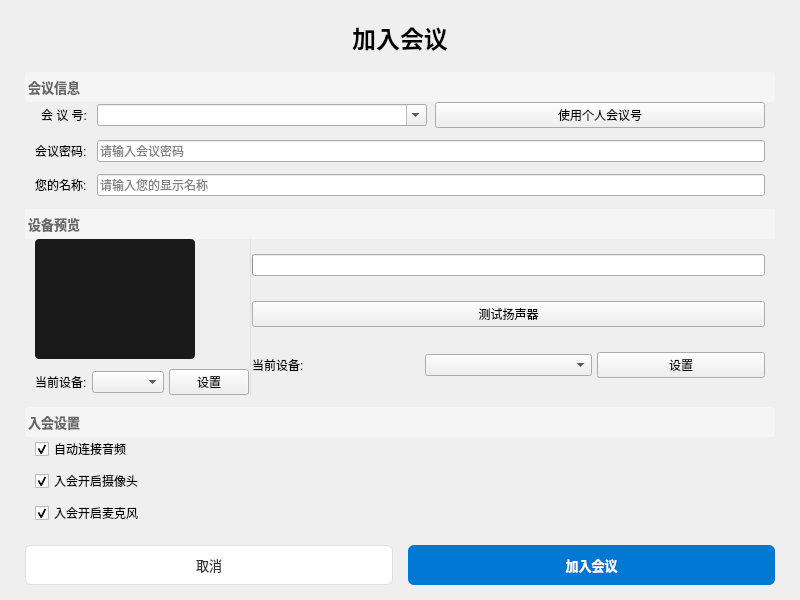
<?xml version="1.0" encoding="UTF-8"?>
<ui version="4.0">
 <class>JoinMeeting</class>
 <widget class="QWidget" name="JoinMeeting">
  <property name="geometry">
   <rect>
    <x>0</x>
    <y>0</y>
    <width>800</width>
    <height>600</height>
   </rect>
  </property>
  <property name="minimumSize">
   <size>
    <width>800</width>
    <height>600</height>
   </size>
  </property>
  <property name="maximumSize">
   <size>
    <width>800</width>
    <height>600</height>
   </size>
  </property>
  <property name="windowTitle">
   <string>加入会议</string>
  </property>
  <layout class="QVBoxLayout" name="mainLayout">
   <property name="spacing">
    <number>0</number>
   </property>
   <property name="leftMargin">
    <number>0</number>
   </property>
   <property name="topMargin">
    <number>0</number>
   </property>
   <property name="rightMargin">
    <number>0</number>
   </property>
   <property name="bottomMargin">
    <number>0</number>
   </property>
   <item>
    <widget class="QScrollArea" name="scrollArea">
     <property name="frameShape">
      <enum>QFrame::Shape::NoFrame</enum>
     </property>
     <property name="widgetResizable">
      <bool>true</bool>
     </property>
     <widget class="QWidget" name="scrollAreaWidgetContents">
      <property name="geometry">
       <rect>
        <x>0</x>
        <y>0</y>
        <width>800</width>
        <height>535</height>
       </rect>
      </property>
      <layout class="QVBoxLayout" name="scrollLayout">
       <property name="spacing">
        <number>0</number>
       </property>
       <property name="leftMargin">
        <number>25</number>
       </property>
       <property name="topMargin">
        <number>20</number>
       </property>
       <property name="rightMargin">
        <number>25</number>
       </property>
       <property name="bottomMargin">
        <number>10</number>
       </property>
       <item>
        <spacer name="topSpacer">
         <property name="orientation">
          <enum>Qt::Orientation::Vertical</enum>
         </property>
         <property name="sizeHint" stdset="0">
          <size>
           <width>0</width>
           <height>0</height>
          </size>
         </property>
        </spacer>
       </item>
       <item>
        <widget class="QLabel" name="titleLabel">
         <property name="font">
          <font>
           <pointsize>18</pointsize>
           <bold>true</bold>
          </font>
         </property>
         <property name="text">
          <string>加入会议</string>
         </property>
         <property name="alignment">
          <set>Qt::AlignmentFlag::AlignCenter</set>
         </property>
        </widget>
       </item>
       <item>
        <spacer name="afterTitleSpacer">
         <property name="orientation">
          <enum>Qt::Orientation::Vertical</enum>
         </property>
         <property name="sizeHint" stdset="0">
          <size>
           <width>20</width>
           <height>20</height>
          </size>
         </property>
        </spacer>
       </item>
       <item>
        <widget class="QLabel" name="meetingInfoGroupLabel">
         <property name="font">
          <font>
           <pointsize>10</pointsize>
           <bold>true</bold>
          </font>
         </property>
         <property name="styleSheet">
          <string notr="true">QLabel {
    background-color: #f5f5f5;
    color: #666666;
    padding: 5px 15px 5px 0px;
    border-radius: 3px;
}</string>
         </property>
         <property name="text">
          <string>会议信息</string>
         </property>
         <property name="alignment">
          <set>Qt::AlignmentFlag::AlignLeading|Qt::AlignmentFlag::AlignLeft|Qt::AlignmentFlag::AlignVCenter</set>
         </property>
        </widget>
       </item>
       <item>
        <layout class="QFormLayout" name="meetingInfoFormLayout">
         <property name="labelAlignment">
          <set>Qt::AlignmentFlag::AlignRight|Qt::AlignmentFlag::AlignTrailing|Qt::AlignmentFlag::AlignVCenter</set>
         </property>
         <property name="formAlignment">
          <set>Qt::AlignmentFlag::AlignLeading|Qt::AlignmentFlag::AlignLeft|Qt::AlignmentFlag::AlignTop</set>
         </property>
         <property name="horizontalSpacing">
          <number>10</number>
         </property>
         <property name="verticalSpacing">
          <number>12</number>
         </property>
         <property name="leftMargin">
          <number>10</number>
         </property>
         <property name="rightMargin">
          <number>10</number>
         </property>
         <item row="0" column="0">
          <widget class="QLabel" name="meetingNumberLabel">
           <property name="text">
            <string>会 议 号:</string>
           </property>
          </widget>
         </item>
         <item row="0" column="1">
          <layout class="QHBoxLayout" name="meetingNumberLayout">
           <property name="spacing">
            <number>8</number>
           </property>
           <item>
            <widget class="QComboBox" name="meetingNumberCombo">
             <property name="editable">
              <bool>true</bool>
             </property>
             <property name="insertPolicy">
              <enum>QComboBox::InsertPolicy::NoInsert</enum>
             </property>
            </widget>
           </item>
           <item>
            <widget class="QPushButton" name="usePersonalIdBtn">
             <property name="text">
              <string>使用个人会议号</string>
             </property>
            </widget>
           </item>
          </layout>
         </item>
         <item row="1" column="0">
          <widget class="QLabel" name="passwordLabel">
           <property name="text">
            <string>会议密码:</string>
           </property>
          </widget>
         </item>
         <item row="1" column="1">
          <widget class="QLineEdit" name="passwordEdit">
           <property name="echoMode">
            <enum>QLineEdit::EchoMode::Password</enum>
           </property>
           <property name="placeholderText">
            <string>请输入会议密码</string>
           </property>
          </widget>
         </item>
         <item row="2" column="0">
          <widget class="QLabel" name="displayNameLabel">
           <property name="text">
            <string>您的名称:</string>
           </property>
          </widget>
         </item>
         <item row="2" column="1">
          <widget class="QLineEdit" name="displayNameEdit">
           <property name="placeholderText">
            <string>请输入您的显示名称</string>
           </property>
          </widget>
         </item>
        </layout>
       </item>
       <item>
        <spacer name="afterAttendeeSpacer">
         <property name="orientation">
          <enum>Qt::Orientation::Vertical</enum>
         </property>
         <property name="sizeHint" stdset="0">
          <size>
           <width>20</width>
           <height>15</height>
          </size>
         </property>
        </spacer>
       </item>
       <item>
        <layout class="QVBoxLayout" name="devicePreviewLayout">
         <property name="spacing">
          <number>0</number>
         </property>
         <property name="leftMargin">
          <number>0</number>
         </property>
         <property name="topMargin">
          <number>0</number>
         </property>
         <property name="rightMargin">
          <number>0</number>
         </property>
         <property name="bottomMargin">
          <number>0</number>
         </property>
         <item>
          <widget class="QLabel" name="devicePreviewTitleLabel">
           <property name="font">
            <font>
             <pointsize>10</pointsize>
             <bold>true</bold>
            </font>
           </property>
           <property name="styleSheet">
            <string notr="true">QLabel {
    background-color: #f5f5f5;
    color: #666666;
    padding: 5px 15px 5px 0px;
    border-radius: 3px;
}</string>
           </property>
           <property name="text">
            <string>设备预览</string>
           </property>
           <property name="alignment">
            <set>Qt::AlignmentFlag::AlignLeading|Qt::AlignmentFlag::AlignLeft|Qt::AlignmentFlag::AlignVCenter</set>
           </property>
          </widget>
         </item>
         <item>
          <layout class="QHBoxLayout" name="devicePreviewContentLayout">
           <property name="spacing">
            <number>0</number>
           </property>
           <property name="leftMargin">
            <number>10</number>
           </property>
           <property name="rightMargin">
            <number>10</number>
           </property>
           <property name="bottomMargin">
            <number>0</number>
           </property>
           <item>
            <layout class="QVBoxLayout" name="videoSectionLayout">
             <property name="spacing">
              <number>10</number>
             </property>
             <item>
              <widget class="QWidget" name="videoPreviewWidget" native="true">
               <property name="minimumSize">
                <size>
                 <width>160</width>
                 <height>120</height>
                </size>
               </property>
               <property name="maximumSize">
                <size>
                 <width>160</width>
                 <height>120</height>
                </size>
               </property>
               <property name="styleSheet">
                <string notr="true">background-color: #1a1a1a; border-radius: 4px;</string>
               </property>
              </widget>
             </item>
             <item>
              <layout class="QHBoxLayout" name="videoDeviceLayout">
               <property name="spacing">
                <number>5</number>
               </property>
               <item>
                <widget class="QLabel" name="videoDeviceLabel">
                 <property name="text">
                  <string>当前设备:</string>
                 </property>
                </widget>
               </item>
               <item>
                <widget class="QComboBox" name="videoDeviceCombo"/>
               </item>
               <item>
                <widget class="QPushButton" name="videoSettingsBtn">
                 <property name="text">
                  <string>设置</string>
                 </property>
                </widget>
               </item>
              </layout>
             </item>
            </layout>
           </item>
           <item>
            <widget class="QFrame" name="separatorLine">
             <property name="styleSheet">
              <string notr="true">color: #e0e0e0;</string>
             </property>
             <property name="frameShape">
              <enum>QFrame::Shape::VLine</enum>
             </property>
             <property name="frameShadow">
              <enum>QFrame::Shadow::Plain</enum>
             </property>
            </widget>
           </item>
           <item>
            <layout class="QVBoxLayout" name="audioSectionLayout">
             <property name="spacing">
              <number>10</number>
             </property>
             <item>
              <widget class="QProgressBar" name="audioLevelBar">
               <property name="maximum">
                <number>100</number>
               </property>
               <property name="value">
                <number>0</number>
               </property>
               <property name="textVisible">
                <bool>false</bool>
               </property>
              </widget>
             </item>
             <item>
              <widget class="QPushButton" name="testSpeakerBtn">
               <property name="text">
                <string>测试扬声器</string>
               </property>
              </widget>
             </item>
             <item>
              <layout class="QHBoxLayout" name="audioDeviceLayout">
               <property name="spacing">
                <number>5</number>
               </property>
               <item>
                <widget class="QLabel" name="audioDeviceLabel">
                 <property name="text">
                  <string>当前设备:</string>
                 </property>
                </widget>
               </item>
               <item>
                <widget class="QComboBox" name="audioDeviceCombo"/>
               </item>
               <item>
                <widget class="QPushButton" name="audioSettingsBtn">
                 <property name="text">
                  <string>设置</string>
                 </property>
                </widget>
               </item>
              </layout>
             </item>
            </layout>
           </item>
          </layout>
         </item>
        </layout>
       </item>
       <item>
        <spacer name="afterDevicePreviewSpacer">
         <property name="orientation">
          <enum>Qt::Orientation::Vertical</enum>
         </property>
         <property name="sizeHint" stdset="0">
          <size>
           <width>20</width>
           <height>15</height>
          </size>
         </property>
        </spacer>
       </item>
       <item>
        <widget class="QLabel" name="settingsGroupLabel">
         <property name="font">
          <font>
           <pointsize>10</pointsize>
           <bold>true</bold>
          </font>
         </property>
         <property name="styleSheet">
          <string notr="true">QLabel {
    background-color: #f5f5f5;
    color: #666666;
    padding: 5px 15px 5px 0px;
    border-radius: 3px;
}</string>
         </property>
         <property name="text">
          <string>入会设置</string>
         </property>
         <property name="alignment">
          <set>Qt::AlignmentFlag::AlignLeading|Qt::AlignmentFlag::AlignLeft|Qt::AlignmentFlag::AlignVCenter</set>
         </property>
        </widget>
       </item>
       <item>
        <layout class="QVBoxLayout" name="settingsLayout">
         <property name="spacing">
          <number>8</number>
         </property>
         <property name="leftMargin">
          <number>10</number>
         </property>
         <item>
          <widget class="QCheckBox" name="autoAudioCheck">
           <property name="text">
            <string>自动连接音频</string>
           </property>
           <property name="checked">
            <bool>true</bool>
           </property>
          </widget>
         </item>
         <item>
          <widget class="QCheckBox" name="enableCameraCheck">
           <property name="text">
            <string>入会开启摄像头</string>
           </property>
           <property name="checked">
            <bool>true</bool>
           </property>
          </widget>
         </item>
         <item>
          <widget class="QCheckBox" name="enableMicrophoneCheck">
           <property name="text">
            <string>入会开启麦克风</string>
           </property>
           <property name="checked">
            <bool>true</bool>
           </property>
          </widget>
         </item>
        </layout>
       </item>
       <item>
        <spacer name="middleSpacer">
         <property name="orientation">
          <enum>Qt::Orientation::Vertical</enum>
         </property>
         <property name="sizeHint" stdset="0">
          <size>
           <width>0</width>
           <height>0</height>
          </size>
         </property>
        </spacer>
       </item>
      </layout>
     </widget>
    </widget>
   </item>
   <item>
    <layout class="QHBoxLayout" name="buttonLayout">
     <property name="spacing">
      <number>15</number>
     </property>
     <property name="leftMargin">
      <number>25</number>
     </property>
     <property name="topMargin">
      <number>10</number>
     </property>
     <property name="rightMargin">
      <number>25</number>
     </property>
     <property name="bottomMargin">
      <number>15</number>
     </property>
     <item>
      <widget class="QPushButton" name="cancelBtn">
       <property name="minimumSize">
        <size>
         <width>0</width>
         <height>40</height>
        </size>
       </property>
       <property name="styleSheet">
        <string notr="true">QPushButton#cancelBtn {
    background-color: #ffffff;
    border: 1px solid #e0e0e0;
    border-radius: 6px;
    padding: 8px 20px;
    color: #333333;
    font-size: 13px;
}
QPushButton#cancelBtn:hover {
    background-color: #f5f5f5;
}</string>
       </property>
       <property name="text">
        <string>取消</string>
       </property>
      </widget>
     </item>
     <item>
      <widget class="QPushButton" name="joinMeetingBtn">
       <property name="minimumSize">
        <size>
         <width>0</width>
         <height>40</height>
        </size>
       </property>
       <property name="styleSheet">
        <string notr="true">QPushButton#joinMeetingBtn {
    background-color: #0078d4;
    border: none;
    border-radius: 6px;
    padding: 8px 20px;
    color: white;
    font-size: 13px;
    font-weight: bold;
}
QPushButton#joinMeetingBtn:hover {
    background-color: #006cbd;
}</string>
       </property>
       <property name="text">
        <string>加入会议</string>
       </property>
       <property name="default">
        <bool>true</bool>
       </property>
      </widget>
     </item>
    </layout>
   </item>
  </layout>
 </widget>
 <resources/>
 <connections>
  <connection>
   <sender>cancelBtn</sender>
   <signal>clicked()</signal>
   <receiver>JoinMeeting</receiver>
   <slot>onCancelClicked()</slot>
   <hints>
    <hint type="sourcelabel">
     <x>20</x>
     <y>20</y>
    </hint>
    <hint type="destinationlabel">
     <x>20</x>
     <y>20</y>
    </hint>
   </hints>
  </connection>
  <connection>
   <sender>joinMeetingBtn</sender>
   <signal>clicked()</signal>
   <receiver>JoinMeeting</receiver>
   <slot>onJoinMeeting()</slot>
   <hints>
    <hint type="sourcelabel">
     <x>20</x>
     <y>20</y>
    </hint>
    <hint type="destinationlabel">
     <x>20</x>
     <y>20</y>
    </hint>
   </hints>
  </connection>
  <connection>
   <sender>usePersonalIdBtn</sender>
   <signal>clicked()</signal>
   <receiver>JoinMeeting</receiver>
   <slot>onUsePersonalId()</slot>
   <hints>
    <hint type="sourcelabel">
     <x>20</x>
     <y>20</y>
    </hint>
    <hint type="destinationlabel">
     <x>20</x>
     <y>20</y>
    </hint>
   </hints>
  </connection>
  <connection>
   <sender>videoSettingsBtn</sender>
   <signal>clicked()</signal>
   <receiver>JoinMeeting</receiver>
   <slot>onVideoSettings()</slot>
   <hints>
    <hint type="sourcelabel">
     <x>20</x>
     <y>20</y>
    </hint>
    <hint type="destinationlabel">
     <x>20</x>
     <y>20</y>
    </hint>
   </hints>
  </connection>
  <connection>
   <sender>audioSettingsBtn</sender>
   <signal>clicked()</signal>
   <receiver>JoinMeeting</receiver>
   <slot>onAudioSettings()</slot>
   <hints>
    <hint type="sourcelabel">
     <x>20</x>
     <y>20</y>
    </hint>
    <hint type="destinationlabel">
     <x>20</x>
     <y>20</y>
    </hint>
   </hints>
  </connection>
 </connections>
 <slots>
  <slot>onJoinMeeting()</slot>
  <slot>onCancelClicked()</slot>
  <slot>onToggleDevicePreview()</slot>
  <slot>onUsePersonalId()</slot>
  <slot>onVideoSettings()</slot>
  <slot>onAudioSettings()</slot>
 </slots>
</ui>
